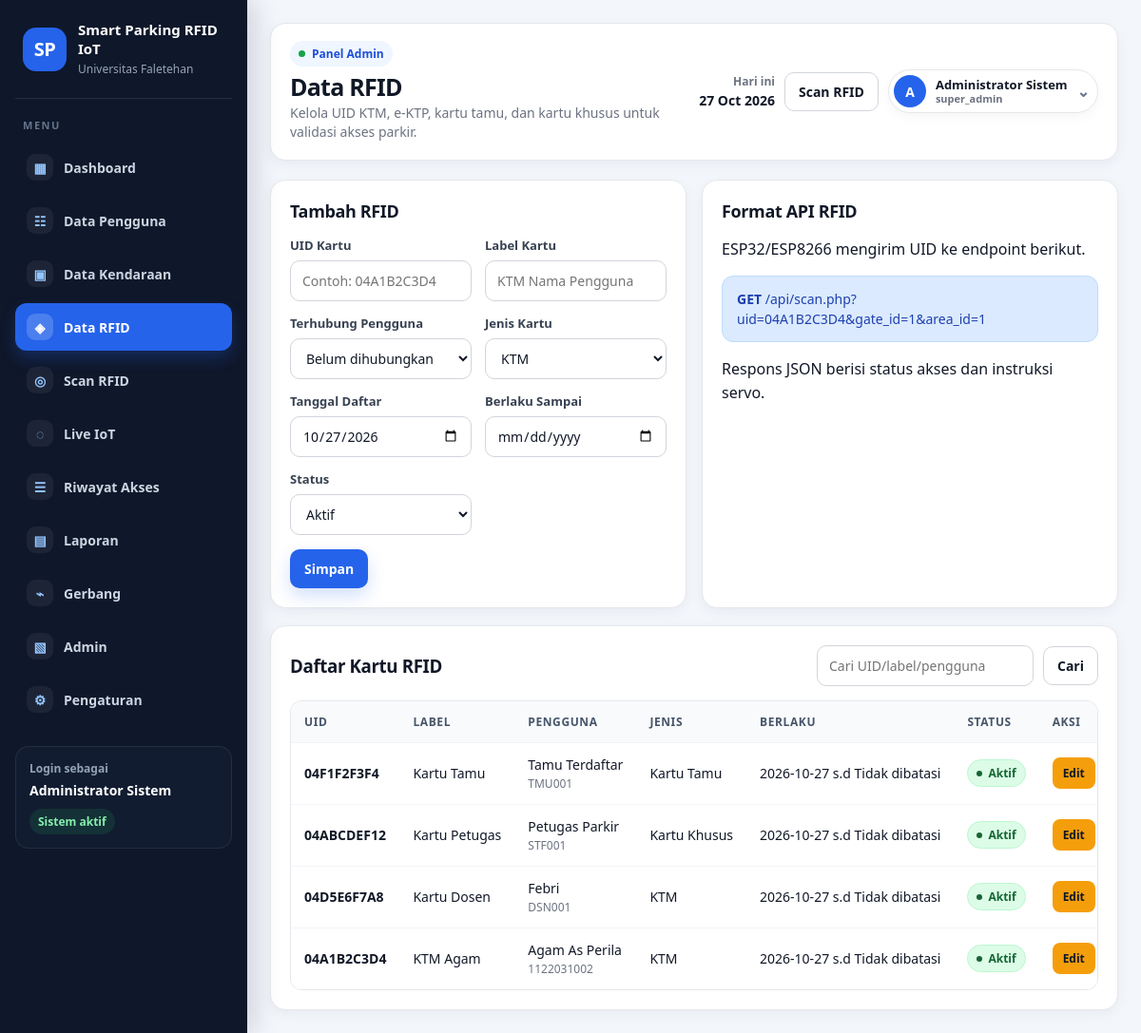
The page /rfid_cards.php (signed in) on the database its author committed.
### tables this page shows
CREATE TABLE IF NOT EXISTS system_settings (
    id_setting INT AUTO_INCREMENT PRIMARY KEY,
    setting_key VARCHAR(80) NOT NULL UNIQUE,
    setting_value TEXT NULL,
    updated_at DATETIME NULL ON UPDATE CURRENT_TIMESTAMP
);

CREATE TABLE IF NOT EXISTS rfid_cards (
    id_rfid INT AUTO_INCREMENT PRIMARY KEY,
    id_user INT NULL,
    uid_kartu VARCHAR(64) NOT NULL UNIQUE,
    label_kartu VARCHAR(100) NULL,
    jenis_kartu ENUM('KTM','e-KTP','Kartu Tamu','Kartu Khusus') NOT NULL DEFAULT 'KTM',
    status_kartu TINYINT(1) NOT NULL DEFAULT 1,
    tanggal_daftar DATE NOT NULL,
    expired_at DATE NULL,
    created_at DATETIME NOT NULL DEFAULT CURRENT_TIMESTAMP,
    updated_at DATETIME NULL ON UPDATE CURRENT_TIMESTAMP,
    CONSTRAINT fk_rfid_user FOREIGN KEY (id_user) REFERENCES users(id_user) ON DELETE SET NULL
);

CREATE TABLE IF NOT EXISTS users (
    id_user INT AUTO_INCREMENT PRIMARY KEY,
    kode_user VARCHAR(30) NOT NULL UNIQUE,
    nama_user VARCHAR(120) NOT NULL,
    jenis_user ENUM('Mahasiswa','Dosen','Staf','Tamu') NOT NULL,
    prodi_unit VARCHAR(120) NULL,
    no_hp VARCHAR(30) NULL,
    email VARCHAR(120) NULL,
    alamat TEXT NULL,
    status TINYINT(1) NOT NULL DEFAULT 1,
    created_at DATETIME NOT NULL DEFAULT CURRENT_TIMESTAMP,
    updated_at DATETIME NULL ON UPDATE CURRENT_TIMESTAMP
);

### includes/functions.php (called while the page is built, shortened)
<?php
function e($value) {
    return htmlspecialchars((string)$value, ENT_QUOTES, 'UTF-8');
}
function setting($pdo, $key, $default = '') {
    $stmt = $pdo->prepare('SELECT setting_value FROM system_settings WHERE setting_key = ? LIMIT 1');
    $stmt->execute([$key]);
    $row = $stmt->fetch();
    return $row ? $row['setting_value'] : $default;
}
function active_menu($file) {
    return basename($_SERVER['PHP_SELF']) === $file ? 'active' : '';
}
?>

### rfid_cards.php (the view, shortened to what this page needs)
<?php
$pageTitle='Data RFID';
$pageSubtitle='Kelola UID KTM, e-KTP, kartu tamu, dan kartu khusus untuk validasi akses parkir.';
require_once __DIR__ . '/includes/header.php';
$edit=null;if(isset($_GET['edit'])){$s=$pdo->prepare('SELECT * FROM rfid_cards WHERE id_rfid=?');$s->execute([(int)$_GET['edit']]);$edit=$s->fetch();}
$q=trim($_GET['q']??'');$like="%$q%";
$stmt=$pdo->prepare('SELECT r.*,u.nama_user,u.kode_user,u.jenis_user FROM rfid_cards r LEFT JOIN users u ON u.id_user=r.id_user WHERE r.uid_kartu LIKE ? OR r.label_kartu LIKE ? OR u.nama_user LIKE ? ORDER BY r.id_rfid DESC');$stmt->execute([$like,$like,$like]);$rows=$stmt->fetchAll();
?>
<div class="grid grid-2">
<div class="card"><div class="card-title"><h3><?= $edit?'Edit RFID':'Tambah RFID' ?></h3></div><form method="post"><input type="hidden" name="action" value="<?= $edit?'update':'create' ?>"><?php if($edit): ?><input type="hidden" name="id_rfid" value="<?= $edit['id_rfid'] ?>"><?php endif; ?><div class="form-grid"><div class="form-group"><label>UID Kartu</label><input class="input" name="uid_kartu" value="<?= e($edit['uid_kartu']??'') ?>" placeholder="Contoh: 04A1B2C3D4" required></div><div class="form-group"><label>Label Kartu</label><input class="input" name="label_kartu" value="<?= e($edit['label_kartu']??'') ?>" placeholder="KTM Nama Pengguna"></div><div class="form-group"><label>Terhubung Pengguna</label><select class="select" name="id_user"><option value="">Belum dihubungkan</option><?php foreach($users as $u): ?><option value="<?= $u['id_user'] ?>" <?= ($edit['id_user']??'')==$u['id_user']?'selected':'' ?>><?= e($u['kode_user'].' - '.$u['nama_user']) ?></option><?php endforeach; ?></select></div><div class="form-group"><label>Jenis Kartu</label><select class="select" name="jenis_kartu"><?php foreach(['KTM','e-KTP','Kartu Tamu','Kartu Khusus'] as $j): ?><option <?= ($edit['jenis_kartu']??'')==$j?'selected':'' ?>><?= $j ?></option><?php endforeach; ?></select></div><div class="form-group"><label>Tanggal Daftar</label><input class="input" type="date" name="tanggal_daftar" value="<?= e($edit['tanggal_daftar']??date('Y-m-d')) ?>"></div><div class="form-group"><label>Berlaku Sampai</label><input class="input" type="date" name="expired_at" value="<?= e($edit['expired_at']??'') ?>"></div><div class="form-group"><label>Status</label><select class="select" name="status_kartu"><option value="1" <?= ($edit['status_kartu']??1)==1?'selected':'' ?>>Aktif</option><option value="0" <?= ($edit['status_kartu']??1)==0?'selected':'' ?>>Nonaktif</option></select></div></div><div class="form-actions"><button class="btn btn-primary">Simpan</button><?php if($edit): ?><a class="btn btn-light" href="rfid_cards.php">Batal Edit</a><?php endif; ?></div></form></div>
<div class="card"><div class="card-title"><h3>Format API RFID</h3></div><p>ESP32/ESP8266 mengirim UID ke endpoint berikut.</p><div class="alert alert-info"><b>GET</b> /api/scan.php?uid=04A1B2C3D4&gate_id=1&area_id=1</div><p>Respons JSON berisi status akses dan instruksi servo.</p></div>
</div>
<div class="card" style="margin-top:18px"><div class="toolbar"><h3 style="margin:0">Daftar Kartu RFID</h3><form class="search-form"><input class="input" name="q" value="<?= e($q) ?>" placeholder="Cari UID/label/pengguna"><button class="btn btn-light">Cari</button></form></div><div class="table-wrap"><table><thead><tr><th>UID</th><th>Label</th><th>Pengguna</th><th>Jenis</th><th>Berlaku</th><th>Status</th><th>Aksi</th></tr></thead><tbody><?php foreach($rows as $r): ?><tr><td><b><?= e($r['uid_kartu']) ?></b></td><td><?= e($r['label_kartu']) ?></td><td><?= e($r['nama_user']?:'-') ?><br><small><?= e($r['kode_user']?:'-') ?></small></td><td><?= e($r['jenis_kartu']) ?></td><td><?= e($r['tanggal_daftar']) ?> s.d <?= e($r['expired_at']?:'Tidak dibatasi') ?></td><td><span class="badge <?= $r['status_kartu']?'badge-success':'badge-danger' ?>"><?= $r['status_kartu']?'Aktif':'Nonaktif' ?></span></td><td><a class="btn btn-warning btn-sm" href="rfid_cards.php?edit=<?= $r['id_rfid'] ?>">Edit</a> <a class="btn btn-danger btn-sm" data-confirm="Hapus kartu ini?" href="rfid_cards.php?action=delete&id=<?= $r['id_rfid'] ?>">Hapus</a></td></tr><?php endforeach; if(!$rows): ?><tr><td colspan="7" class="empty">Data RFID belum tersedia.</td></tr><?php endif; ?></tbody></table></div></div>
<?php require_once __DIR__ . '/includes/footer.php'; ?>

### includes/header.php (shortened to what this page needs)
<?php
require_once __DIR__ . '/../config/database.php';
require_once __DIR__ . '/functions.php';
$campusName = setting($pdo, 'campus_name', 'Universitas Faletehan');
$systemName = setting($pdo, 'system_name', 'Smart Parking RFID IoT');
$currentDate = date('d M Y');
$adminName = $_SESSION['admin']['nama_admin'] ?? 'Admin';
$adminRole = $_SESSION['admin']['role'] ?? 'Administrator';
$adminInitials = strtoupper(substr(trim($adminName), 0, 1));
?>
<!DOCTYPE html>
<html lang="id">
<head>
    <link rel="stylesheet" href="assets/css/style.css">
</head>
<body>
<div class="app-shell">
    <aside class="sidebar" id="sidebar">
        <div class="brand">
            <div class="brand-icon">SP</div>
            <div>
                <strong><?= e($systemName) ?></strong>
                <span><?= e($campusName) ?></span>
            </div>
        </div>
        <nav class="menu">
            <a class="<?= active_menu('dashboard.php') ?>" href="dashboard.php"><span>▦</span> Dashboard</a>
            <a class="<?= active_menu('users.php') ?>" href="users.php"><span>☷</span> Data Pengguna</a>
            <a class="<?= active_menu('vehicles.php') ?>" href="vehicles.php"><span>▣</span> Data Kendaraan</a>
            <a class="<?= active_menu('rfid_cards.php') ?>" href="rfid_cards.php"><span>◈</span> Data RFID</a>
            <a class="<?= active_menu('scan.php') ?>" href="scan.php"><span>◎</span> Scan RFID</a>
            <a class="<?= active_menu('iot_monitor.php') ?>" href="iot_monitor.php"><span>◌</span> Live IoT</a>
            <a class="<?= active_menu('access_logs.php') ?>" href="access_logs.php"><span>☰</span> Riwayat Akses</a>
            <a class="<?= active_menu('reports.php') ?>" href="reports.php"><span>▤</span> Laporan</a>
            <a class="<?= active_menu('gates.php') ?>" href="gates.php"><span>⌁</span> Gerbang</a>
            <a class="<?= active_menu('admins.php') ?>" href="admins.php"><span>▧</span> Admin</a>
            <a class="<?= active_menu('settings.php') ?>" href="settings.php"><span>⚙</span> Pengaturan</a>
        </nav>
        <div class="sidebar-footer">
            <small>Login sebagai</small>
            <b><?= e($adminName) ?></b>
        </div>
    </aside>
    <main class="main">
        <header class="topbar">
            <div class="topbar-left">
                <div class="topbar-title">
                    <span class="topbar-kicker">Panel Admin</span>
                    <h1><?= e($pageTitle ?? 'Dashboard') ?></h1>
                    <p><?= e($pageSubtitle ?? 'Monitoring sistem parkir cerdas berbasis RFID dan IoT') ?></p>
                </div>
            </div>
            <div class="topbar-actions">
                <div class="topbar-date"><span>Hari ini</span><b><?= e($currentDate) ?></b></div>
                <a class="btn btn-light quick-scan" href="scan.php">Scan RFID</a>
                <div class="profile-menu" id="profileMenu">
                    <button class="profile-trigger" id="profileTrigger" type="button" aria-haspopup="true" aria-expanded="false">
                        <span class="profile-avatar"><?= e($adminInitials) ?></span>
                        <span class="profile-text">
                            <b><?= e($adminName) ?></b>
                            <small><?= e($adminRole) ?></small>
                        </span>
                        <span class="profile-chevron">⌄</span>
                    </button>
                </div>
            </div>
        </header>

### rows shown on the page
system_settings: setting_value "Smart Parking RFID IoT"
system_settings: setting_value "Universitas Faletehan"
rfid_cards: uid_kartu "04F1F2F3F4", label_kartu "Kartu Tamu", id_user.nama_user "Tamu Terdaftar", id_user.kode_user "TMU001", jenis_kartu "Kartu Tamu", tanggal_daftar "2026-10-27", expired_at "Tidak dibatasi", status_kartu "Aktif"
rfid_cards: uid_kartu "04ABCDEF12", label_kartu "Kartu Petugas", id_user.nama_user "Petugas Parkir", id_user.kode_user "STF001", jenis_kartu "Kartu Khusus", tanggal_daftar "2026-10-27", expired_at "Tidak dibatasi", status_kartu "Aktif"
rfid_cards: uid_kartu "04D5E6F7A8", label_kartu "Kartu Dosen", id_user.nama_user "Febri", id_user.kode_user "DSN001", jenis_kartu "KTM", tanggal_daftar "2026-10-27", expired_at "Tidak dibatasi", status_kartu "Aktif"
rfid_cards: uid_kartu "04A1B2C3D4", label_kartu "KTM Agam", id_user.nama_user "Agam As Perila", id_user.kode_user "1122031002", jenis_kartu "KTM", tanggal_daftar "2026-10-27", expired_at "Tidak dibatasi", status_kartu "Aktif"

### other values the page prints
$adminName "Administrator Sistem"
$pageTitle "Data RFID"
$pageSubtitle "Kelola UID KTM, e-KTP, kartu tamu, dan kartu khusus untuk validasi akses parkir."
$adminInitials "A"
$adminRole "super_admin"
form field jenis_kartu "KTM"
